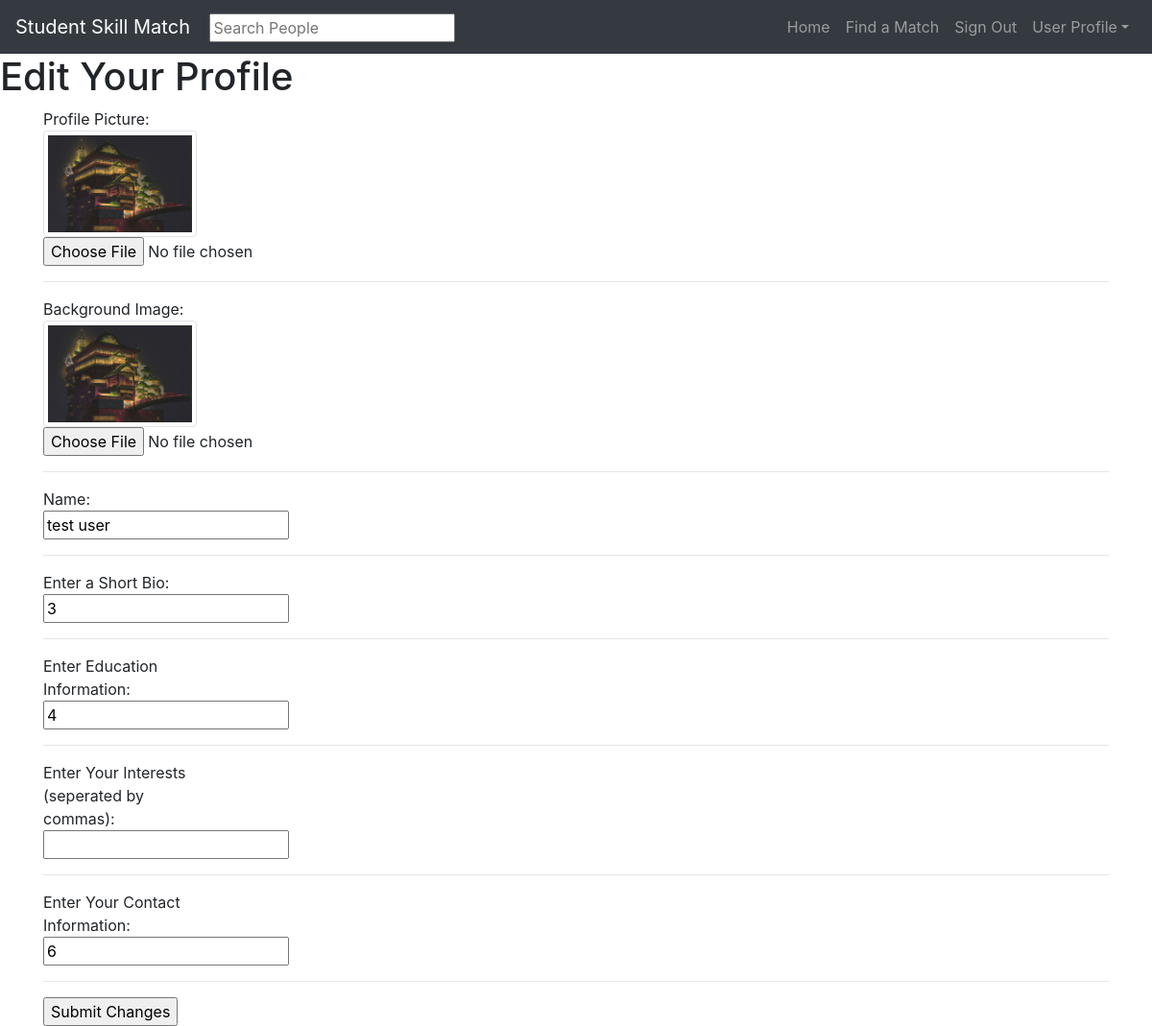
The page /profile/editprofile (signed in) on the database as committed earlier.
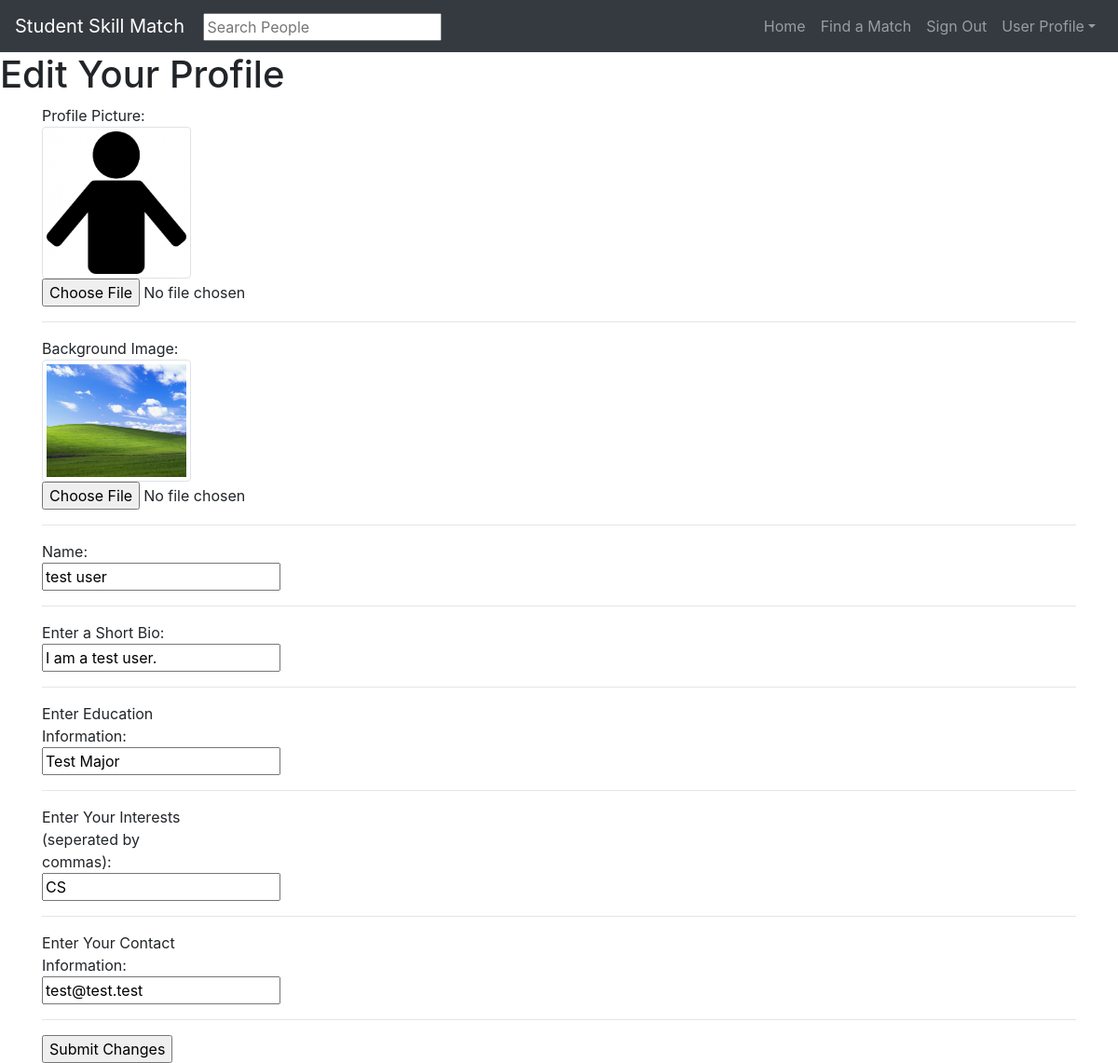
The same page on the database as committed later.
### user_profile/models.py (models this page shows, shortened)
class profile(models.Model):
    profile_pic = models.ImageField(upload_to='profile_pictures')
    profile_background_image = models.ImageField(upload_to='profile_backgrounds')
    profile_bio = models.CharField(max_length=200)
    profile_education = models.CharField(max_length=100)
    profile_interests = models.CharField(max_length=100)
    profile_contact_info = models.CharField(max_length=100)
    profile_user = models.ForeignKey(User, on_delete=models.CASCADE)

class InterestTag(models.Model):
    tag_name = models.CharField(max_length=100)
    tag_active = models.BooleanField(default=True)
    tag_user = models.ForeignKey(User, on_delete=models.CASCADE)

### user_profile/views.py (the view)
# urls.py: path('editprofile', views.EditProfileView, name="Edit profile"),
def EditProfileView(request):
    template_name = 'user_profile/edit.html'
    if request.user.is_authenticated:
        current_user = request.user
        try:
            current_profile = profile.objects.get(profile_user=current_user)
            if(InterestTag.objects.filter(tag_user=current_user).exists()):
                interests = ', '.join(x.tag_name for x in list(InterestTag.objects.filter(tag_user=current_user)))
            else:
                interests = ''
            context = {
                    'name'  :   current_user.get_full_name(),
                    'img'   :   current_profile.profile_pic,
                    'bimg'  :   current_profile.profile_background_image,
                    'bio'   :   current_profile.profile_bio,
                    'edu'   :   current_profile.profile_education,
                    'intr'  :   interests,
                    'cont'  :   current_profile.profile_contact_info,
            }
            return render(request, template_name, context)
        except Exception as e:
            return render(request, 'user_profile/signup.html')

### user_profile/templates/user_profile/edit.html (shortened to what this page needs)
{% extends "base.html" %}
{% load static %}
{% block content %}
<h1>{{ "Edit Your Profile" }}</h1>
<form action="/profile/saveprofile" method="post" enctype="multipart/form-data">
  <div class = "container">
    <div class = "row">
      <div class="col-12">
        <div class = "row">
          <div class="col-sm-3 col-md-2 col-5">
            Profile Picture:
            <img class="img-thumbnail" id="pic_preview" src="{% get_media_prefix %}{{ img }}"></img>
            <input type="file" accept="image/*" id="profile_pic" name="profile_pic" onchange="readURL(this,'pic_preview');"></input>
          </div>
        </div>
        <hr/>
        <div class = "row">
          <div class="col-sm-3 col-md-2 col-5">
            Background Image:
            <img class="img-thumbnail" id="bpic_preview" src="{% get_media_prefix %}{{ bimg }}"></img>
            <input type="file" accept="image/*" name="profile_background" onchange="readURL(this,'bpic_preview');"><br>
          </div>
        </div>
        <hr />
        <div class = "row">
          <div class="col-sm-3 col-md-2 col-5">
            Name: <input type="text" name="profile_name" value="{{ name }}"><br>
          </div>
        </div>
        <hr />
        <div class = "row">
          <div class="col-sm-3 col-md-2 col-5">
            Enter a Short Bio: <input type="text" name="profile_bio" value="{{ bio }}"><br>
          </div>
        </div>
        <hr />
        <div class = "row">
          <div class="col-sm-3 col-md-2 col-5">
            Enter Education Information: <input type="text" name="profile_education" value="{{ edu }}"><br>
          </div>
        </div>
        <hr />
        <div class = "row">
          <div class="col-sm-3 col-md-2 col-5">
            Enter Your Interests (seperated by commas): <input type="text" name="profile_interests" value="{{ intr }}"><br>
          </div>
        </div>
        <hr />
        <div class = "row">
          <div class="col-sm-3 col-md-2 col-5">
            Enter Your Contact Information: <input type="text" name="profile_contact_info" value="{{ cont }}"><br>
          </div>
        </div>
        <hr />
        <input type="submit" value="Submit Changes">
      </div>
</form>
{% endblock %}

Rows that differ between the two databases and show on the page:
changed profile: profile_pic: a different picture; profile_background_image: a different picture; profile_bio (not shown) → "I am a test user."; profile_education (not shown) → "Test Major"; profile_contact_info (not shown) → "test@test.test"
added InterestTag: profile_interests "CS"
Other text that changed with them:
form field profile_bio: "3" → (not shown)
form field profile_education: "4" → (not shown)
form field profile_contact_info: "6" → (not shown)
